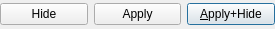
<?xml version="1.0" encoding="UTF-8"?>
<ui version="4.0">
 <class>HideApplyBox</class>
 <widget class="QWidget" name="HideApplyBox">
  <property name="geometry">
   <rect>
    <x>0</x>
    <y>0</y>
    <width>275</width>
    <height>29</height>
   </rect>
  </property>
  <property name="windowTitle">
   <string notr="true">HideApplyBox</string>
  </property>
  <layout class="QHBoxLayout" name="hideApplyHorizontalLayout">
   <property name="margin">
    <number>0</number>
   </property>
   <item>
    <layout class="QHBoxLayout" name="horizontalLayout">
     <item>
      <widget class="QPushButton" name="hideButton">
       <property name="font">
        <font>
         <pointsize>9</pointsize>
        </font>
       </property>
       <property name="text">
        <string>Hide</string>
       </property>
      </widget>
     </item>
     <item>
      <widget class="QPushButton" name="applyButton">
       <property name="font">
        <font>
         <pointsize>9</pointsize>
        </font>
       </property>
       <property name="text">
        <string>Apply</string>
       </property>
      </widget>
     </item>
     <item>
      <widget class="QPushButton" name="applyHideButton">
       <property name="font">
        <font>
         <pointsize>9</pointsize>
        </font>
       </property>
       <property name="text">
        <string>&amp;Apply+Hide</string>
       </property>
       <property name="default">
        <bool>true</bool>
       </property>
      </widget>
     </item>
    </layout>
   </item>
  </layout>
 </widget>
 <tabstops>
  <tabstop>applyHideButton</tabstop>
  <tabstop>hideButton</tabstop>
  <tabstop>applyButton</tabstop>
 </tabstops>
 <resources/>
 <connections/>
</ui>
